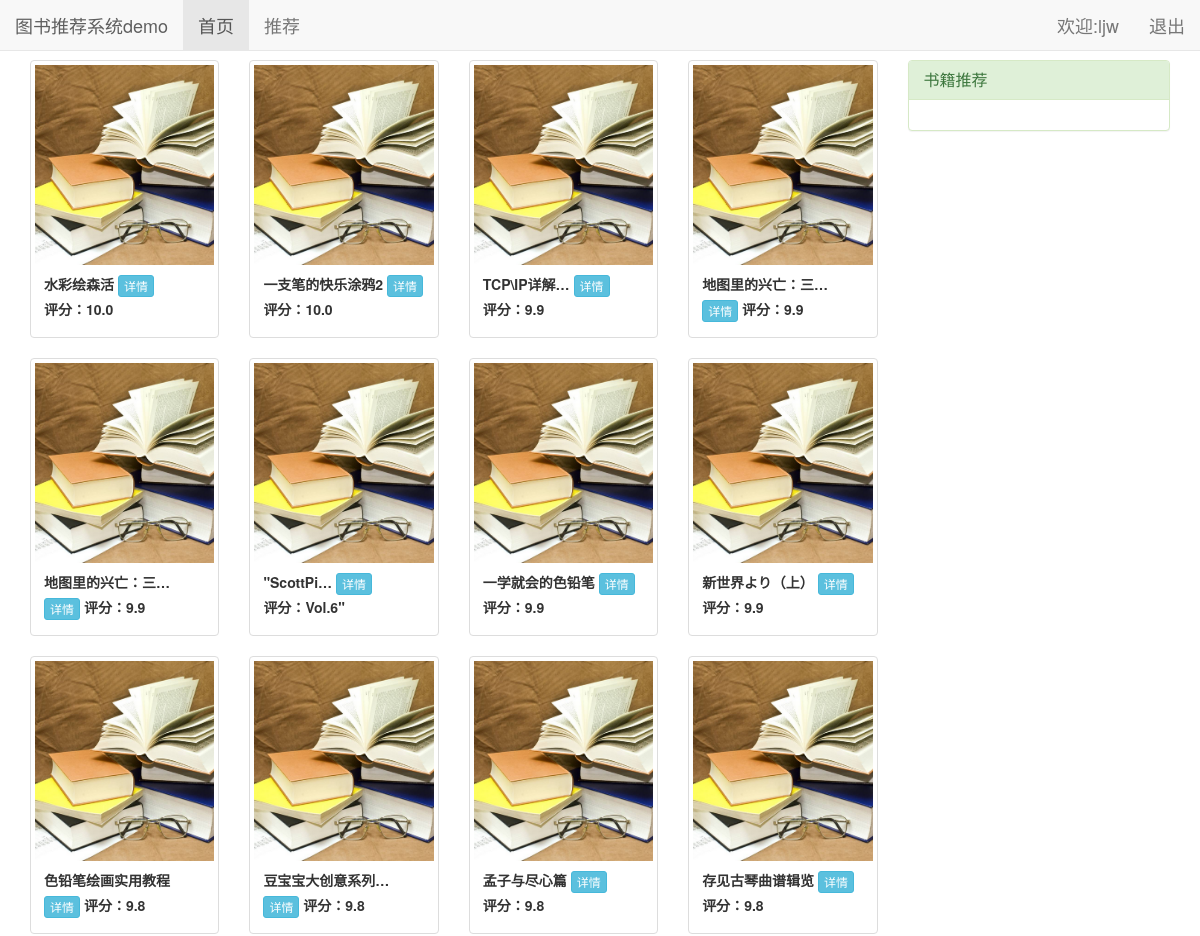
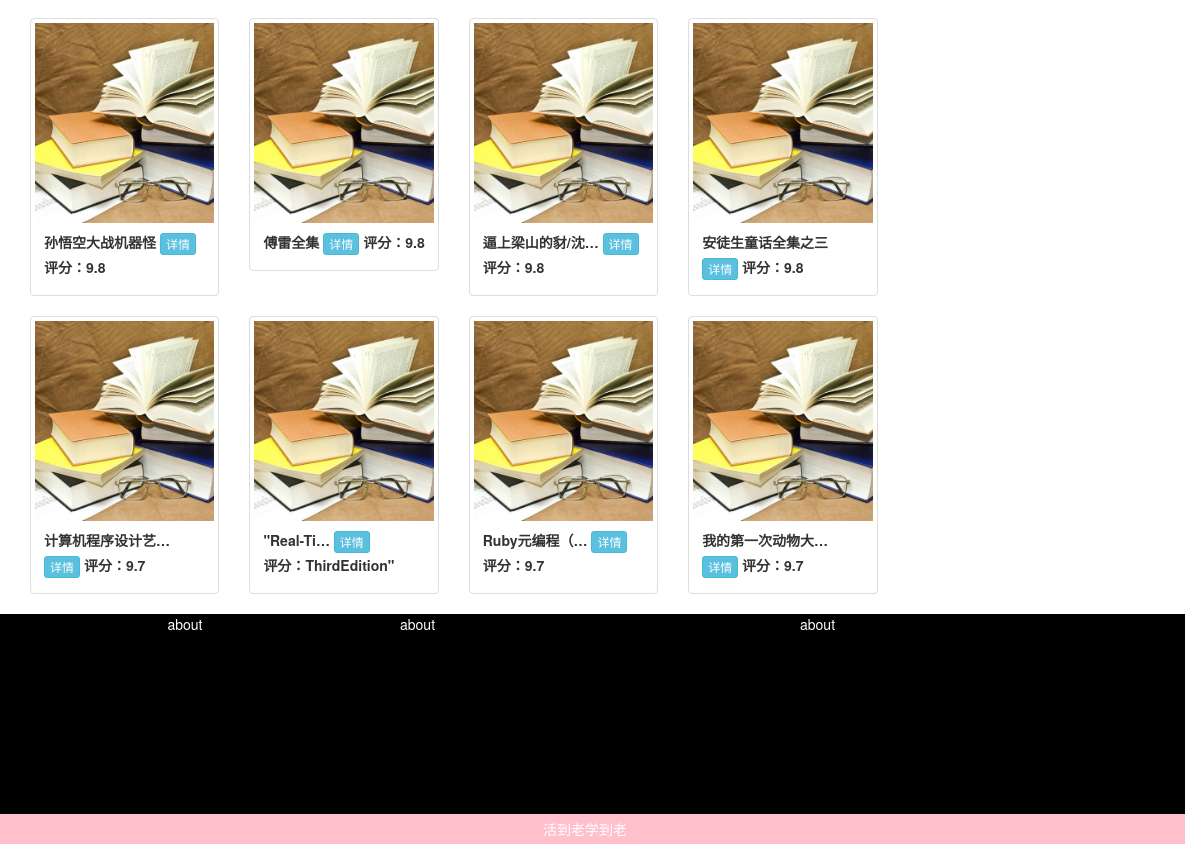
/ (signed in), run on the app's committed database (2 pictures, top to bottom).
### bookStore/models.py (models this page shows, shortened)
class BookUser(AbstractUser):
    phone=models.CharField(verbose_name='手机号',max_length=11)
    choice_gender=(
        (0,'女'),
        (1,'男'),
        (2,'未知')
    )
    gender=models.IntegerField(verbose_name='性别',choices=choice_gender,default=3)
    birthday=models.DateField(verbose_name='生日',null=True,blank=True)

class Book(models.Model):
    name=models.CharField(verbose_name='书名',max_length=50,blank=False,default='')
    rating=models.CharField(verbose_name='评分',max_length=5,default='0')
    price=models.FloatField(verbose_name='价格',blank=False,default=0)
    cover=models.ImageField(verbose_name='封面',upload_to='upload/%Y/%m/%d',default='img/default.png',storage=ImageStorage())
    introduction=models.CharField(verbose_name='介绍',max_length=200,blank=True,default='')
    publish=models.CharField(verbose_name='出版社',max_length=50,default='',blank=True)
    url=models.URLField(verbose_name='URL',blank=True,default='')
    class Meta:
        verbose_name='图书管理'
        verbose_name_plural='图书管理'

### bookStore/views.py (the view)
# urls.py: path('',views.index,name='index'),
def index(request):
    book_list =Book.objects.alias()[:20]
    return render(request,'home/index.html',locals())

### templates/home/index.html (shortened to what this page needs)
{%extends 'base.html'%}
{%block content%}
            <div class="row">
                {% for book in book_list %}
                <div class="col-md-3">
                    <div class="thumbnail">
                        <img style="height:200px;" src="{{ MEDIA_URL }}{{ book.cover }}"
                        alt="通用的占位符缩略图">
                        <div class="caption">
                            <label>{{ book.name|truncatechars:9 }}</label>
                                <a href="{% url 'bookinfo' book.id %}" class="btn btn-info btn-xs" role="button">
                                    详情
                                </a>
                                <label>评分：{{ book.rating }}</label>
                        </div>
                    </div>
                </div>
                {% endfor %}
            </div>
{%endblock%}

### templates/base.html (shortened to what this page needs)
{% load static %}
<!DOCTYPE html>
<html>
<head>
	<link rel="stylesheet" href="{% static  'css/bootstrap.min.css' %}">
</head>
<body>
<nav class="navbar navbar-default navbar-fixed-top" role="navigation">
	<div class="container-fluid">
	<div class="navbar-header" style="font-size:20px;">
		<a class="navbar-brand" href="#">图书推荐系统demo</a>
	</div>
        <div style="font-size:18px;">
            <ul class="nav navbar-nav navbar-right">
                {% if request.user.is_authenticated %}
                    <li><a href="" >欢迎:{{ request.user.username }}</a></li>
                    <li><a href="{% url 'logout' %}" rel="nofollow" >退出</a></li>
                {% else %}
                    <li><a href="{% url 'login' %}" >登录</a></li>
                    <li><a href="{% url 'register' %}" rel="nofollow" >注册</a></li>
                {% endif %}
            </ul>
        </div>
	<div style="font-size:18px;">
		<ul class="nav navbar-nav">
			<li class="active"><a href="/">首页</a></li>
			<li><a href="{% url 'recommend_book' %}">推荐</a></li>
		</ul>
	</div>
	</div>
</nav>
<div class="container" style="margin-top:60px;">
    <div class="row">
        <div class="col-md-9">
{%block content%}
            {%endblock%}
        </div>
        <div class="col-md-3" >
            <div class="panel panel-success">
    <div class="panel-heading">
        <h3 class="panel-title">
            书籍推荐
        </h3>
    </div>
    <div class="panel-body">
    </div>
</div>
        </div>
    </div>
</div>
<div class="row" style="height:200px;width:100%;background:black;color:white">
    <div class="col-md-4" style="text-align:center">
        about
    </div>
        <div class="col-md-4">
        about
    </div>
        <div class="col-md-4">
        about
    </div>
</div>
<div class="row" style="height:30px;color:white;width:100%;background:pink;text-align:center;line-height:30px;">活到老学到老</div>
</body>
</html>

### data on the page
BookUser: user.username "ljw"
Book: cover (placeholder picture), name "水彩绘森活", rating "10.0"
Book: cover (placeholder picture), name "一支笔的快乐涂鸦2", rating "10.0"
Book: cover (placeholder picture), name "TCP\\IP详解…", rating "9.9"
Book: cover (placeholder picture), name "地图里的兴亡：三…", rating "9.9"
Book: cover (placeholder picture), name "地图里的兴亡：三…", rating "9.9"
Book: cover (placeholder picture), name "\"ScottPi…", rating "Vol.6\""
Book: cover (placeholder picture), name "一学就会的色铅笔", rating "9.9"
Book: cover (placeholder picture), name "新世界より（上）", rating "9.9"
Book: cover (placeholder picture), name "色铅笔绘画实用教程", rating "9.8"
Book: cover (placeholder picture), name "豆宝宝大创意系列…", rating "9.8"
Book: cover (placeholder picture), name "孟子与尽心篇", rating "9.8"
Book: cover (placeholder picture), name "存见古琴曲谱辑览", rating "9.8"
Book: cover (placeholder picture), name "孙悟空大战机器怪", rating "9.8"
Book: cover (placeholder picture), name "傅雷全集", rating "9.8"
Book: cover (placeholder picture), name "逼上梁山的豺/沈…", rating "9.8"
Book: cover (placeholder picture), name "安徒生童话全集之三", rating "9.8"
Book: cover (placeholder picture), name "计算机程序设计艺…", rating "9.7"
Book: cover (placeholder picture), name "\"Real-Ti…", rating "ThirdEdition\""
Book: cover (placeholder picture), name "Ruby元编程（…", rating "9.7"
Book: cover (placeholder picture), name "我的第一次动物大…", rating "9.7"
